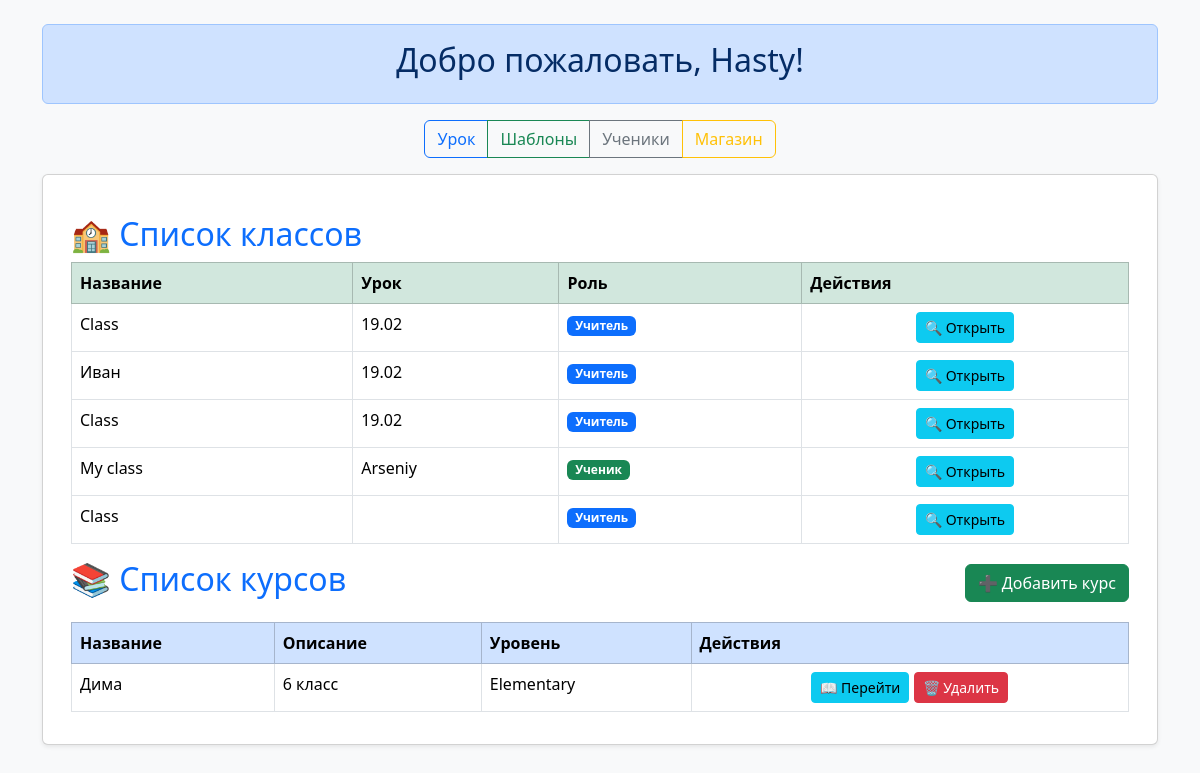
The page /hub/ (signed in) on the database its author committed.
### users/models.py (models this page shows)
class CustomUser(AbstractUser):
    groups = models.ManyToManyField(
        'auth.Group',
        verbose_name='groups',
        blank=True,
        related_name='customuser_set',  # Добавь related_name сюда
        related_query_name='customuser',  # related_query_name для Django 4.0 и выше
        help_text='The groups this user belongs to. A user will get all permissions granted to each of their groups.',
    )
    user_permissions = models.ManyToManyField(
        'auth.Permission',
        verbose_name='user permissions',
        blank=True,
        related_name='customuser_set',  # Добавь related_name сюда
        related_query_name='customuser',  # related_query_name для Django 4.0 и выше
        help_text='Specific permissions for this user.',
    )
    role = models.CharField(max_length=20, choices=Role.choices, default=Role.STUDENT)

### hub/models.py (models this page shows, shortened)
class Classroom(models.Model):
    id = models.UUIDField(primary_key=True, default=uuid.uuid4, editable=False)
    name = models.CharField(max_length=255, default="Class")
    teachers = models.ManyToManyField(
        settings.AUTH_USER_MODEL,
        related_name="classrooms_as_teacher",
        limit_choices_to={"role": "teacher"},
        verbose_name="Учителя"
    )
    students = models.ManyToManyField(
        settings.AUTH_USER_MODEL,
        related_name="classrooms_as_student",
        limit_choices_to={"role__in": ["student", "teacher"]},
        verbose_name="Ученики"
    )
    active_students = models.ManyToManyField(
        settings.AUTH_USER_MODEL,
        related_name="active_classrooms",
        limit_choices_to={"role__in": ["student", "teacher"]},
        verbose_name="Активные ученики",
        blank=True
    )
    temporary_students = models.ManyToManyField(
        settings.AUTH_USER_MODEL,
        related_name="temporary_classrooms",
        limit_choices_to={"role": "student"},
        verbose_name="Временные ученики",
        blank=True
    )
    lesson = models.ForeignKey(lesson, on_delete=models.SET_NULL, null=True, blank=True, related_name="classrooms")
    objects = ClassroomManager()
    completed_lessons = models.ManyToManyField('lesson', related_name="completed_classrooms", through="CompletedLesson", blank=True, verbose_name="Пройденные уроки")
    created_at = models.DateTimeField(auto_now_add=True)  # Дата создания класса
    updated_at = models.DateTimeField(auto_now=True)  # Дата последнего обновления

class lesson(models.Model):
    id = models.UUIDField(primary_key=True, default=uuid.uuid4, editable=False)
    course = models.ForeignKey(course, on_delete=models.CASCADE, related_name="lessons")  # Привязка урока к курсу
    name = models.CharField(max_length=255)  # Название урока
    description = models.TextField(blank=True, null=True)  # Описание урока
    lexical_topics = models.TextField(blank=True, null=True)  # Лексические темы
    grammar_topics = models.TextField(blank=True, null=True)  # Грамматические темы
    extra_topics = models.TextField(blank=True, null=True)  # Дополнительные темы
    created_at = models.DateTimeField(auto_now_add=True)  # Дата создания урока
    updated_at = models.DateTimeField(auto_now=True)  # Дата последнего обновления
    context = models.JSONField(blank=True, null=True)

class course(models.Model):
    STUDENT_LEVEL_CHOICES = (
        ("starter", "Starter"),
        ("elementary", "Elementary"),
        ("pre_intermediate", "Pre-Intermediate"),
        ("intermediate", "Intermediate"),
        ("upper_intermediate", "Upper-Intermediate"),
        ("advanced", "Advanced"),
    )
    id = models.UUIDField(primary_key=True, default=uuid.uuid4, editable=False)
    name = models.CharField(max_length=255, unique=True)  # Название курса
    description = models.TextField(blank=True, null=True)  # Описание курса
    student_level = models.CharField(max_length=20, choices=STUDENT_LEVEL_CHOICES, default="starter")  # Уровень ученика
    user = models.ForeignKey(settings.AUTH_USER_MODEL, on_delete=models.CASCADE, related_name="courses")  # Автор курса
    created_at = models.DateTimeField(auto_now_add=True)  # Дата создания курса
    updated_at = models.DateTimeField(auto_now=True)  # Дата последнего обновления
    objects = CourseManager()

### hub/views.py (the view)
# urls.py: path('', views.home_view, name='home'),
@login_required
def home_view(request):
    username = request.user.username
    return render(request, 'home/home.html', {'username': username})

### hub/templatetags/custom_tags.py (called while the page is built)
@register.inclusion_tag('home/course_list.html')
def course_list(user):
    courses = course.objects.filter(user=user)
    classrooms = Classroom.objects.filter(
        Q(teachers=user) | Q(students=user)
    ).distinct()
    return {'courses': courses, 'user': user, 'classrooms': classrooms}

### hub/templates/home/home.html (shortened to what this page needs)
<!DOCTYPE html>
<html lang="en">
<head>
    <link href="https://cdn.jsdelivr.net/npm/bootstrap@5.0.2/dist/css/bootstrap.min.css" rel="stylesheet">
    {% load static %}
    {% load custom_tags %}
</head>
<body class="bg-light">
<div class="container mt-4">
    <div class="alert alert-primary text-center" role="alert">
        <h2>Добро пожаловать, {{ username }}!</h2>
    </div>
    <div class="d-flex justify-content-center mb-3">
        <div class="btn-group">
            <button class="btn btn-outline-primary">Урок</button>
            <button class="btn btn-outline-success" onclick="alert('Шаблоны')">Шаблоны</button>
            <button class="btn btn-outline-secondary" onclick="alert('Ученики')">Ученики</button>
            <button class="btn btn-outline-warning" onclick="alert('Магазин')">Магазин</button>
        </div>
    </div>
    <div class="card shadow-sm">
        <div class="card-body">
            <div id="elementContent">
                <div id="course_list">
                    {% course_list request.user %}
                </div>
            </div>
        </div>
    </div>
</div>
</body>
</html>

### hub/templates/home/course_list.html (shortened to what this page needs)
<!DOCTYPE html>
<html lang="en">
<head>
    <link href="https://cdn.jsdelivr.net/npm/bootstrap@5.3.3/dist/css/bootstrap.min.css" rel="stylesheet">
</head>
<body class="bg-light">
<div class="container mt-4">
    <h2 class="text-primary">🏫 Список классов</h2>
    {% if classrooms %}
    <div class="table-responsive">
        <table class="table table-hover table-bordered">
            <thead class="table-success">
                <tr>
                    <th>Название</th>
                    <th>Урок</th>
                    <th>Роль</th>
                    <th>Действия</th>
                </tr>
            </thead>
            <tbody>
                {% for classroom in classrooms %}
                <tr>
                    <td>{{ classroom.name }}</td>
                    <td>{{ classroom.lesson.name }}</td>
                    <td>
                        {% if user in classroom.teachers.all %}
                            <span class="badge bg-primary">Учитель</span>
                        {% elif user in classroom.students.all %}
                            <span class="badge bg-success">Ученик</span>
                        {% else %}
                            <span class="badge bg-secondary">Гость</span>
                        {% endif %}
                    </td>
                    <td class="text-center">
                        <a href="{% url 'classroom_view' classroom.id %}" class="btn btn-info btn-sm">🔍 Открыть</a>
                    </td>
                </tr>
                {% endfor %}
            </tbody>
        </table>
    </div>
    {% else %}
    <div class="alert alert-secondary text-center">Нет доступных классов.</div>
    {% endif %}
        <div class="d-flex justify-content-between align-items-center mb-3">
        <h2 class="text-primary">📚 Список курсов</h2>
        <button class="btn btn-success" data-bs-toggle="modal" data-bs-target="#addCourseModal">➕ Добавить курс</button>
    </div>
    {% if courses %}
    <div class="table-responsive">
        <table class="table table-hover table-bordered">
            <thead class="table-primary">
                <tr>
                    <th>Название</th>
                    <th>Описание</th>
                    <th>Уровень</th>
                    <th>Действия</th>
                </tr>
            </thead>
            <tbody>
                {% for course in courses %}
                <tr>
                    <td>{{ course.name }}</td>
                    <td>{{ course.description }}</td>
                    <td>{{ course.get_student_level_display }}</td>
                    <td class="text-center">
                        <a href="{% url 'lesson_list' course.id %}" class="btn btn-info btn-sm">📖 Перейти</a>
                        <form method="POST" action="{% url 'delete_course' course.id %}" class="d-inline" onsubmit="return confirm('Вы уверены, что хотите удалить этот курс? Все уроки также будут удалены.');">
                            <button type="submit" class="btn btn-danger btn-sm">🗑 Удалить</button>
                        </form>
                    </td>
                </tr>
                {% endfor %}
            </tbody>
        </table>
    </div>
    {% else %}
    <div class="alert alert-secondary text-center">Нет курсов для отображения.</div>
    {% endif %}
</div>
</body>
</html>

### rows shown on the page
CustomUser: username "Hasty"
Classroom: name "Class", lesson.name "19.02", shows "Учитель"
Classroom: name "Иван", lesson.name "19.02", shows "Учитель"
Classroom: name "Class", lesson.name "19.02", shows "Учитель"
Classroom: name "My class", lesson.name "Arseniy", shows "Ученик"
Classroom: name "Class", shows "Учитель"
course: name "Дима", description "6 класс", student_level "Elementary"
